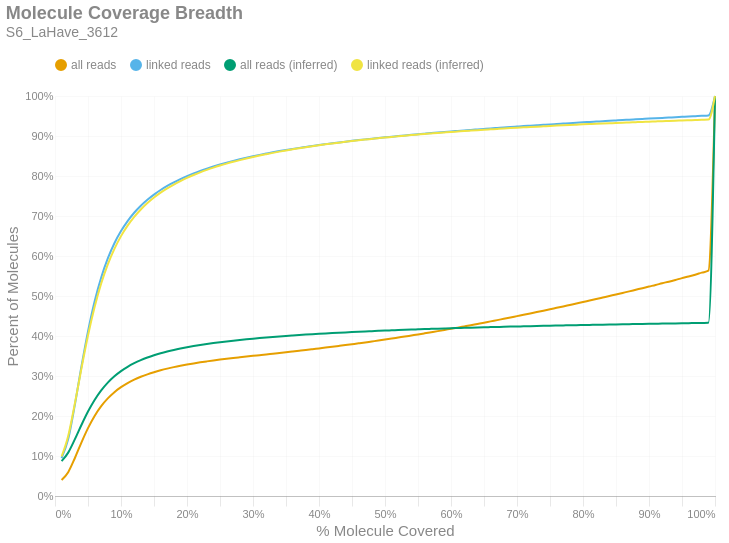

Here is the notebook cell this chart was saved with:
### Markdown cell above
### Molecule Read Coverage
This chart shows molecule coverage breadth as computed by the number of bases aligned to that molecule. In other words, "*how much of each unique long molecule is actually sequenced/aligned?*" Keep in mind there is a distinction between sequences and alignments, since some sequences belonging to a particular molecule may not align well and wouldn't appear in the alignment data. This chart also shows molecule coverage breadth as computed by the *inferred fragment* from which the aligned sequences originate. Unlike read coverage, this calculation takes into account the total insert size, including unsequenced gaps between the forward and reverse reads. Like the previous figures, these are cumulative percents.

### Code cell
if SKIPLR:
    print_html(f"Skipped")
else:
    binned_df = consolidated_hist(valids['coverage_bp'], mask, 0.01, True)
    binned_df_inf = consolidated_hist(valids['coverage_inserts'], mask, 0.01, True)
    binned_df = binned_df.with_columns(pl.lit(binned_df_inf['all reads (cumsum)']).alias('all reads (inferred)'))
    binned_df = binned_df.with_columns(pl.lit(binned_df_inf['linked reads (cumsum)']).alias('linked reads (inferred)'))
    binned_df = binned_df.with_columns(
        (pl.col('bin').cast(pl.Float64) + 0.01).alias('right_edge')
    )

    with SafeRender(binned_df):
        (
            density_plot(binned_df, 'Molecule Coverage Breadth', samplename, 'molcov', ['all reads (inferred)','linked reads (inferred)'])
            .encode(
                #x=alt.X('bin:Q', title="% Molecule Covered").axis(format = '%').scale(padding=0),
                x=alt.X('right_edge:Q', title="% Molecule Covered").axis(format='%').scale(padding=0),
                y=alt.Y('value:Q', title='Percent of Molecules')
                    .axis(format='%')
                    .stack(False)
                    .scale(domainMin=0, padding=0),
                color=alt.Color("key:N").scale(domain = ["all reads", "linked reads", "all reads (inferred)", "linked reads (inferred)"]),
                tooltip = [
                    alt.Tooltip("key:N", title = "Data Type"),
                    alt.Tooltip("range_label:N", title="% Molecule Covered"),
                    alt.Tooltip("value:Q", format = ".2%", title="% Molecules")
                ]
            )
        ).display()

### Figure 1 — Vega-Lite specification as saved in the notebook (floating-point values rounded to 4 significant figures)
{"width": "container", "height": 400, "config": {"title": {"anchor": "start", "dy": -15, "fontSize": 18, "color": "#888888", "subtitleColor": "#888888", "subtitleFontSize": 14}, "arc": {"fill": "#0072B2"}, "axis": {"domainColor": "#888888", "domainWidth": 0.5, "gridWidth": 0.2, "grid": false, "titleFontWeight": 400, "titleFontSize": 15, "labelFontSize": 11, "labelColor": "#888888", "tickColor": "#888888", "tickWidth": 0.2, "titleColor": "#888888"}, "axisBand": {"grid": false}, "axisX": {"grid": true, "tickSize": 10, "domainCap": "round"}, "axisY": {"domain": false, "grid": true, "tickSize": 0, "domainCap": "round"}, "background": "transparent", "header": {"labelFontSize": 15, "labelColor": "#888888", "titleFontSize": 15, "titleFontWeight": 600, "titleColor": "#888888"}, "legend": {"labelFont": "sans-serif", "labelFontSize": 12, "labelColor": "#888888", "symbolSize": 100, "symbolType": "circle", "titleFontSize": 12, "titlePadding": 10, "titleColor": "#888888", "title": null, "orient": "top"}, "range": {"category": ["#E69F00", "#56B4E9", "#009E73", "#F0E442", "#0072B2", "#D55E00", "#CC79A7", "#000000"], "diverging": ["#cfe8f3", "#a2d4ec", "#73bfe2", "#46abdb", "#1696d2", "#12719e"]}, "area": {"fill": "#0072B2", "fillOpacity": 0.7, "line": true, "strokeOpacity": 0.7}, "line": {"color": "#0072B2", "stroke": "#0072B2", "strokeWidth": 2}, "trail": {"color": "#0072B2", "stroke": "#0072B2", "strokeWidth": 0, "size": 1}, "point": {"filled": true, "fillOpacity": 1.0, "size": 95}, "text": {"color": "#888888", "fontSize": 11, "align": "right", "fontWeight": 400, "size": 11}, "bar": {"fill": "#0072B2", "stroke": null}, "view": {"stroke": null, "continuousWidth": 660, "continuousHeight": 400}}, "data": {"name": "data-a12f7505ce95aa7ff5845e2d962de71f"}, "mark": {"type": "line", "interpolate": "monotone", "point": {"opacity": 0, "size": 275}}, "encoding": {"color": {"field": "key", "scale": {"domain": ["all reads", "linked reads", "all reads (inferred)", "linked reads (inferred)"]}, "type": "nominal"}, "tooltip": [{"field": "key", "title": "Data Type", "type": "nominal"}, {"field": "range_label", "title": "% Molecule Covered", "type": "nominal"}, {"field": "value", "format": ".2%", "title": "% Molecules", "type": "quantitative"}], "x": {"axis": {"format": "%"}, "field": "right_edge", "scale": {"padding": 0}, "title": "% Molecule Covered", "type": "quantitative"}, "y": {"axis": {"format": "%"}, "field": "value", "scale": {"domainMin": 0, "padding": 0}, "stack": false, "title": "Percent of Molecules", "type": "quantitative"}}, "params": [{"name": "param_c36ac31b6afebe62", "select": {"type": "point", "fields": ["key"]}, "bind": "legend"}], "title": {"text": "Molecule Coverage Breadth", "subtitle": "S6_LaHave_3612"}, "transform": [{"fold": ["all reads (cumsum)", "linked reads (cumsum)", "all reads (inferred)", "linked reads (inferred)"]}, {"calculate": "replace(datum.key, ' (cumsum)', '')", "as": "key"}, {"filter": {"param": "param_c36ac31b6afebe62"}}], "usermeta": {"embedOptions": {"downloadFileName": "S6_LaHave_3612.molcov"}}, "$schema": "https://vega.github.io/schema/vega-lite/v6.1.0.json", "datasets": {"data-a12f7505ce95aa7ff5845e2d962de71f": [{"bin": "0.0", "interval": "0.0-0.01", "all reads": 0.03979, "linked reads": 0.09489, "all reads (cumsum)": 0.03979, "linked reads (cumsum)": 0.09489, "range_label": "0.0-0.01", "all reads (inferred)": 0.08717, "linked reads (inferred)": 0.09879, "right_edge": 0.01}, {"bin": "0.01", "interval": "0.01-0.02", "all reads": 0.01977, "linked reads": 0.04749, "all reads (cumsum)": 0.05956, "linked reads (cumsum)": 0.1424, "range_label": "0.01-0.02", "all reads (inferred)": 0.1085, "linked reads (inferred)": 0.15, "right_edge": 0.02}, {"bin": "0.02", "interval": "0.02-0.03", "all reads": 0.03488, "linked reads": 0.08495, "all reads (cumsum)": 0.09444, "linked reads (cumsum)": 0.2273, "range_label": "0.02-0.03", "all reads (inferred)": 0.1414, "linked reads (inferred)": 0.2302, "right_edge": 0.03}, {"bin": "0.03", "interval": "0.03-0.04", "all reads": 0.0392, "linked reads": 0.09591, "all reads (cumsum)": 0.1336, "linked reads (cumsum)": 0.3232, "range_label": "0.03-0.04", "all reads (inferred)": 0.1774, "linked reads (inferred)": 0.3184, "right_edge": 0.04}, {"bin": "0.04", "interval": "0.04-0.05", "all reads": 0.03606, "linked reads": 0.08841, "all reads (cumsum)": 0.1697, "linked reads (cumsum)": 0.4116, "range_label": "0.04-0.05", "all reads (inferred)": 0.2111, "linked reads (inferred)": 0.4011, "right_edge": 0.05}, {"bin": "0.05", "interval": "0.05-0.06", "all reads": 0.03044, "linked reads": 0.07464, "all reads (cumsum)": 0.2001, "linked reads (cumsum)": 0.4863, "range_label": "0.05-0.06", "all reads (inferred)": 0.24, "linked reads (inferred)": 0.4722, "right_edge": 0.06}, {"bin": "0.06", "interval": "0.06-0.07", "all reads": 0.02449, "linked reads": 0.06004, "all reads (cumsum)": 0.2246, "linked reads (cumsum)": 0.5463, "range_label": "0.06-0.07", "all reads (inferred)": 0.264, "linked reads (inferred)": 0.5312, "right_edge": 0.07}, {"bin": "0.07", "interval": "0.07-0.08", "all reads": 0.01943, "linked reads": 0.04759, "all reads (cumsum)": 0.2441, "linked reads (cumsum)": 0.5939, "range_label": "0.07-0.08", "all reads (inferred)": 0.2835, "linked reads (inferred)": 0.5789, "right_edge": 0.08}, {"bin": "0.08", "interval": "0.08-0.09", "all reads": 0.01553, "linked reads": 0.038, "all reads (cumsum)": 0.2596, "linked reads (cumsum)": 0.6319, "range_label": "0.08-0.09", "all reads (inferred)": 0.2993, "linked reads (inferred)": 0.6178, "right_edge": 0.09}, {"bin": "0.09", "interval": "0.09-0.1", "all reads": 0.01247, "linked reads": 0.03045, "all reads (cumsum)": 0.272, "linked reads (cumsum)": 0.6624, "range_label": "0.09-0.1", "all reads (inferred)": 0.3123, "linked reads (inferred)": 0.6497, "right_edge": 0.1}, {"bin": "0.1", "interval": "0.1-0.11", "all reads": 0.01027, "linked reads": 0.02503, "all reads (cumsum)": 0.2823, "linked reads (cumsum)": 0.6874, "range_label": "0.1-0.11", "all reads (inferred)": 0.323, "linked reads (inferred)": 0.6759, "right_edge": 0.11}, {"bin": "0.11", "interval": "0.11-0.12", "all reads": 0.00853, "linked reads": 0.02078, "all reads (cumsum)": 0.2908, "linked reads (cumsum)": 0.7082, "range_label": "0.11-0.12", "all reads (inferred)": 0.3319, "linked reads (inferred)": 0.6977, "right_edge": 0.12}, {"bin": "0.12", "interval": "0.12-0.13", "all reads": 0.007163, "linked reads": 0.01744, "all reads (cumsum)": 0.298, "linked reads (cumsum)": 0.7256, "range_label": "0.12-0.13", "all reads (inferred)": 0.3396, "linked reads (inferred)": 0.7164, "right_edge": 0.13}, {"bin": "0.13", "interval": "0.13-0.14", "all reads": 0.006132, "linked reads": 0.01491, "all reads (cumsum)": 0.3041, "linked reads (cumsum)": 0.7405, "range_label": "0.13-0.14", "all reads (inferred)": 0.3461, "linked reads (inferred)": 0.7325, "right_edge": 0.14}, {"bin": "0.14", "interval": "0.14-0.15", "all reads": 0.005336, "linked reads": 0.01296, "all reads (cumsum)": 0.3095, "linked reads (cumsum)": 0.7535, "range_label": "0.14-0.15", "all reads (inferred)": 0.3518, "linked reads (inferred)": 0.7464, "right_edge": 0.15}, {"bin": "0.15", "interval": "0.15-0.16", "all reads": 0.004718, "linked reads": 0.01143, "all reads (cumsum)": 0.3142, "linked reads (cumsum)": 0.7649, "range_label": "0.15-0.16", "all reads (inferred)": 0.3568, "linked reads (inferred)": 0.7585, "right_edge": 0.16}, {"bin": "0.16", "interval": "0.16-0.17", "all reads": 0.004204, "linked reads": 0.01016, "all reads (cumsum)": 0.3184, "linked reads (cumsum)": 0.7751, "range_label": "0.16-0.17", "all reads (inferred)": 0.3612, "linked reads (inferred)": 0.7692, "right_edge": 0.17}, {"bin": "0.17", "interval": "0.17-0.18", "all reads": 0.003757, "linked reads": 0.009049, "all reads (cumsum)": 0.3222, "linked reads (cumsum)": 0.7841, "range_label": "0.17-0.18", "all reads (inferred)": 0.3651, "linked reads (inferred)": 0.7787, "right_edge": 0.18}, {"bin": "0.18", "interval": "0.18-0.19", "all reads": 0.003391, "linked reads": 0.008135, "all reads (cumsum)": 0.3255, "linked reads (cumsum)": 0.7923, "range_label": "0.18-0.19", "all reads (inferred)": 0.3686, "linked reads (inferred)": 0.7874, "right_edge": 0.19}, {"bin": "0.19", "interval": "0.19-0.2", "all reads": 0.003097, "linked reads": 0.007411, "all reads (cumsum)": 0.3286, "linked reads (cumsum)": 0.7997, "range_label": "0.19-0.2", "all reads (inferred)": 0.3719, "linked reads (inferred)": 0.7953, "right_edge": 0.2}, {"bin": "0.2", "interval": "0.2-0.21", "all reads": 0.002828, "linked reads": 0.006744, "all reads (cumsum)": 0.3315, "linked reads (cumsum)": 0.8064, "range_label": "0.2-0.21", "all reads (inferred)": 0.3748, "linked reads (inferred)": 0.8024, "right_edge": 0.21}, {"bin": "0.21", "interval": "0.21-0.22", "all reads": 0.00265, "linked reads": 0.006276, "all reads (cumsum)": 0.3341, "linked reads (cumsum)": 0.8127, "range_label": "0.21-0.22", "all reads (inferred)": 0.3776, "linked reads (inferred)": 0.8092, "right_edge": 0.22}, {"bin": "0.22", "interval": "0.22-0.23", "all reads": 0.002416, "linked reads": 0.005689, "all reads (cumsum)": 0.3365, "linked reads (cumsum)": 0.8184, "range_label": "0.22-0.23", "all reads (inferred)": 0.3801, "linked reads (inferred)": 0.8152, "right_edge": 0.23}, {"bin": "0.23", "interval": "0.23-0.24", "all reads": 0.002304, "linked reads": 0.005391, "all reads (cumsum)": 0.3388, "linked reads (cumsum)": 0.8238, "range_label": "0.23-0.24", "all reads (inferred)": 0.3824, "linked reads (inferred)": 0.8209, "right_edge": 0.24}, {"bin": "0.24", "interval": "0.24-0.25", "all reads": 0.002148, "linked reads": 0.004968, "all reads (cumsum)": 0.341, "linked reads (cumsum)": 0.8287, "range_label": "0.24-0.25", "all reads (inferred)": 0.3845, "linked reads (inferred)": 0.8261, "right_edge": 0.25}, {"bin": "0.25", "interval": "0.25-0.26", "all reads": 0.001999, "linked reads": 0.004583, "all reads (cumsum)": 0.343, "linked reads (cumsum)": 0.8333, "range_label": "0.25-0.26", "all reads (inferred)": 0.3865, "linked reads (inferred)": 0.8309, "right_edge": 0.26}, {"bin": "0.26", "interval": "0.26-0.27", "all reads": 0.001921, "linked reads": 0.004376, "all reads (cumsum)": 0.3449, "linked reads (cumsum)": 0.8377, "range_label": "0.26-0.27", "all reads (inferred)": 0.3884, "linked reads (inferred)": 0.8355, "right_edge": 0.27}, {"bin": "0.27", "interval": "0.27-0.28", "all reads": 0.001839, "linked reads": 0.004066, "all reads (cumsum)": 0.3468, "linked reads (cumsum)": 0.8418, "range_label": "0.27-0.28", "all reads (inferred)": 0.3902, "linked reads (inferred)": 0.8397, "right_edge": 0.28}, {"bin": "0.28", "interval": "0.28-0.29", "all reads": 0.001823, "linked reads": 0.003897, "all reads (cumsum)": 0.3486, "linked reads (cumsum)": 0.8457, "range_label": "0.28-0.29", "all reads (inferred)": 0.3918, "linked reads (inferred)": 0.8437, "right_edge": 0.29}, {"bin": "0.29", "interval": "0.29-0.3", "all reads": 0.0018, "linked reads": 0.003664, "all reads (cumsum)": 0.3504, "linked reads (cumsum)": 0.8493, "range_label": "0.29-0.3", "all reads (inferred)": 0.3934, "linked reads (inferred)": 0.8475, "right_edge": 0.3}, {"bin": "0.3", "interval": "0.3-0.31", "all reads": 0.001779, "linked reads": 0.003496, "all reads (cumsum)": 0.3522, "linked reads (cumsum)": 0.8528, "range_label": "0.3-0.31", "all reads (inferred)": 0.3949, "linked reads (inferred)": 0.8512, "right_edge": 0.31}, {"bin": "0.31", "interval": "0.31-0.32", "all reads": 0.001785, "linked reads": 0.003265, "all reads (cumsum)": 0.3539, "linked reads (cumsum)": 0.8561, "range_label": "0.31-0.32", "all reads (inferred)": 0.3963, "linked reads (inferred)": 0.8546, "right_edge": 0.32}, {"bin": "0.32", "interval": "0.32-0.33", "all reads": 0.001817, "linked reads": 0.003183, "all reads (cumsum)": 0.3558, "linked reads (cumsum)": 0.8593, "range_label": "0.32-0.33", "all reads (inferred)": 0.3976, "linked reads (inferred)": 0.8578, "right_edge": 0.33}, {"bin": "0.33", "interval": "0.33-0.34", "all reads": 0.001806, "linked reads": 0.002975, "all reads (cumsum)": 0.3576, "linked reads (cumsum)": 0.8622, "range_label": "0.33-0.34", "all reads (inferred)": 0.3989, "linked reads (inferred)": 0.8609, "right_edge": 0.34}, {"bin": "0.34", "interval": "0.34-0.35", "all reads": 0.001805, "linked reads": 0.002785, "all reads (cumsum)": 0.3594, "linked reads (cumsum)": 0.865, "range_label": "0.34-0.35", "all reads (inferred)": 0.4001, "linked reads (inferred)": 0.8639, "right_edge": 0.35}, {"bin": "0.35", "interval": "0.35-0.36", "all reads": 0.001842, "linked reads": 0.002684, "all reads (cumsum)": 0.3612, "linked reads (cumsum)": 0.8677, "range_label": "0.35-0.36", "all reads (inferred)": 0.4013, "linked reads (inferred)": 0.8667, "right_edge": 0.36}, {"bin": "0.36", "interval": "0.36-0.37", "all reads": 0.001858, "linked reads": 0.002582, "all reads (cumsum)": 0.3631, "linked reads (cumsum)": 0.8703, "range_label": "0.36-0.37", "all reads (inferred)": 0.4024, "linked reads (inferred)": 0.8694, "right_edge": 0.37}, {"bin": "0.37", "interval": "0.37-0.38", "all reads": 0.001878, "linked reads": 0.002429, "all reads (cumsum)": 0.3649, "linked reads (cumsum)": 0.8727, "range_label": "0.37-0.38", "all reads (inferred)": 0.4035, "linked reads (inferred)": 0.872, "right_edge": 0.38}, {"bin": "0.38", "interval": "0.38-0.39", "all reads": 0.001987, "linked reads": 0.002454, "all reads (cumsum)": 0.3669, "linked reads (cumsum)": 0.8752, "range_label": "0.38-0.39", "all reads (inferred)": 0.4045, "linked reads (inferred)": 0.8745, "right_edge": 0.39}, {"bin": "0.39", "interval": "0.39-0.4", "all reads": 0.002033, "linked reads": 0.002337, "all reads (cumsum)": 0.369, "linked reads (cumsum)": 0.8775, "range_label": "0.39-0.4", "all reads (inferred)": 0.4055, "linked reads (inferred)": 0.8768, "right_edge": 0.4}, {"bin": "0.4", "interval": "0.4-0.41", "all reads": 0.002, "linked reads": 0.002192, "all reads (cumsum)": 0.371, "linked reads (cumsum)": 0.8797, "range_label": "0.4-0.41", "all reads (inferred)": 0.4064, "linked reads (inferred)": 0.8791, "right_edge": 0.41}, {"bin": "0.41", "interval": "0.41-0.42", "all reads": 0.002054, "linked reads": 0.002146, "all reads (cumsum)": 0.373, "linked reads (cumsum)": 0.8818, "range_label": "0.41-0.42", "all reads (inferred)": 0.4073, "linked reads (inferred)": 0.8813, "right_edge": 0.42}, {"bin": "0.42", "interval": "0.42-0.43", "all reads": 0.002103, "linked reads": 0.002066, "all reads (cumsum)": 0.3751, "linked reads (cumsum)": 0.8839, "range_label": "0.42-0.43", "all reads (inferred)": 0.4082, "linked reads (inferred)": 0.8834, "right_edge": 0.43}, {"bin": "0.43", "interval": "0.43-0.44", "all reads": 0.002136, "linked reads": 0.002004, "all reads (cumsum)": 0.3773, "linked reads (cumsum)": 0.8859, "range_label": "0.43-0.44", "all reads (inferred)": 0.409, "linked reads (inferred)": 0.8854, "right_edge": 0.44}, {"bin": "0.44", "interval": "0.44-0.45", "all reads": 0.002221, "linked reads": 0.001958, "all reads (cumsum)": 0.3795, "linked reads (cumsum)": 0.8879, "range_label": "0.44-0.45", "all reads (inferred)": 0.4098, "linked reads (inferred)": 0.8873, "right_edge": 0.45}, {"bin": "0.45", "interval": "0.45-0.46", "all reads": 0.002218, "linked reads": 0.001867, "all reads (cumsum)": 0.3817, "linked reads (cumsum)": 0.8897, "range_label": "0.45-0.46", "all reads (inferred)": 0.4106, "linked reads (inferred)": 0.8892, "right_edge": 0.46}, {"bin": "0.46", "interval": "0.46-0.47", "all reads": 0.002256, "linked reads": 0.001817, "all reads (cumsum)": 0.384, "linked reads (cumsum)": 0.8916, "range_label": "0.46-0.47", "all reads (inferred)": 0.4114, "linked reads (inferred)": 0.891, "right_edge": 0.47}, {"bin": "0.47", "interval": "0.47-0.48", "all reads": 0.002365, "linked reads": 0.001787, "all reads (cumsum)": 0.3863, "linked reads (cumsum)": 0.8933, "range_label": "0.47-0.48", "all reads (inferred)": 0.4121, "linked reads (inferred)": 0.8928, "right_edge": 0.48}, {"bin": "0.48", "interval": "0.48-0.49", "all reads": 0.002308, "linked reads": 0.001692, "all reads (cumsum)": 0.3886, "linked reads (cumsum)": 0.895, "range_label": "0.48-0.49", "all reads (inferred)": 0.4128, "linked reads (inferred)": 0.8945, "right_edge": 0.49}, {"bin": "0.49", "interval": "0.49-0.5", "all reads": 0.002596, "linked reads": 0.001706, "all reads (cumsum)": 0.3912, "linked reads (cumsum)": 0.8967, "range_label": "0.49-0.5", "all reads (inferred)": 0.4135, "linked reads (inferred)": 0.8962, "right_edge": 0.5}, {"bin": "0.5", "interval": "0.5-0.51", "all reads": 0.002286, "linked reads": 0.001558, "all reads (cumsum)": 0.3935, "linked reads (cumsum)": 0.8983, "range_label": "0.5-0.51", "all reads (inferred)": 0.4142, "linked reads (inferred)": 0.8977, "right_edge": 0.51}, {"bin": "0.51", "interval": "0.51-0.52", "all reads": 0.002592, "linked reads": 0.001567, "all reads (cumsum)": 0.3961, "linked reads (cumsum)": 0.8999, "range_label": "0.51-0.52", "all reads (inferred)": 0.4149, "linked reads (inferred)": 0.8993, "right_edge": 0.52}, {"bin": "0.52", "interval": "0.52-0.53", "all reads": 0.002542, "linked reads": 0.001538, "all reads (cumsum)": 0.3986, "linked reads (cumsum)": 0.9014, "range_label": "0.52-0.53", "all reads (inferred)": 0.4155, "linked reads (inferred)": 0.9008, "right_edge": 0.53}, {"bin": "0.53", "interval": "0.53-0.54", "all reads": 0.002642, "linked reads": 0.001523, "all reads (cumsum)": 0.4013, "linked reads (cumsum)": 0.9029, "range_label": "0.53-0.54", "all reads (inferred)": 0.4161, "linked reads (inferred)": 0.9023, "right_edge": 0.54}, {"bin": "0.54", "interval": "0.54-0.55", "all reads": 0.002622, "linked reads": 0.001494, "all reads (cumsum)": 0.4039, "linked reads (cumsum)": 0.9044, "range_label": "0.54-0.55", "all reads (inferred)": 0.4167, "linked reads (inferred)": 0.9037, "right_edge": 0.55}, {"bin": "0.55", "interval": "0.55-0.56", "all reads": 0.002734, "linked reads": 0.001454, "all reads (cumsum)": 0.4066, "linked reads (cumsum)": 0.9059, "range_label": "0.55-0.56", "all reads (inferred)": 0.4173, "linked reads (inferred)": 0.9051, "right_edge": 0.56}, {"bin": "0.56", "interval": "0.56-0.57", "all reads": 0.002786, "linked reads": 0.001439, "all reads (cumsum)": 0.4094, "linked reads (cumsum)": 0.9073, "range_label": "0.56-0.57", "all reads (inferred)": 0.4178, "linked reads (inferred)": 0.9064, "right_edge": 0.57}, {"bin": "0.57", "interval": "0.57-0.58", "all reads": 0.0028, "linked reads": 0.001398, "all reads (cumsum)": 0.4122, "linked reads (cumsum)": 0.9087, "range_label": "0.57-0.58", "all reads (inferred)": 0.4184, "linked reads (inferred)": 0.9077, "right_edge": 0.58}, {"bin": "0.58", "interval": "0.58-0.59", "all reads": 0.002874, "linked reads": 0.001355, "all reads (cumsum)": 0.4151, "linked reads (cumsum)": 0.9101, "range_label": "0.58-0.59", "all reads (inferred)": 0.4189, "linked reads (inferred)": 0.9089, "right_edge": 0.59}, {"bin": "0.59", "interval": "0.59-0.6", "all reads": 0.002919, "linked reads": 0.001323, "all reads (cumsum)": 0.418, "linked reads (cumsum)": 0.9114, "range_label": "0.59-0.6", "all reads (inferred)": 0.4194, "linked reads (inferred)": 0.9101, "right_edge": 0.6}, {"bin": "0.6", "interval": "0.6-0.61", "all reads": 0.002872, "linked reads": 0.001281, "all reads (cumsum)": 0.4209, "linked reads (cumsum)": 0.9127, "range_label": "0.6-0.61", "all reads (inferred)": 0.4199, "linked reads (inferred)": 0.9113, "right_edge": 0.61}, {"bin": "0.61", "interval": "0.61-0.62", "all reads": 0.003061, "linked reads": 0.001283, "all reads (cumsum)": 0.4239, "linked reads (cumsum)": 0.914, "range_label": "0.61-0.62", "all reads (inferred)": 0.4204, "linked reads (inferred)": 0.9125, "right_edge": 0.62}, {"bin": "0.62", "interval": "0.62-0.63", "all reads": 0.003064, "linked reads": 0.001287, "all reads (cumsum)": 0.427, "linked reads (cumsum)": 0.9152, "range_label": "0.62-0.63", "all reads (inferred)": 0.4208, "linked reads (inferred)": 0.9136, "right_edge": 0.63}, {"bin": "0.63", "interval": "0.63-0.64", "all reads": 0.003113, "linked reads": 0.001226, "all reads (cumsum)": 0.4301, "linked reads (cumsum)": 0.9165, "range_label": "0.63-0.64", "all reads (inferred)": 0.4213, "linked reads (inferred)": 0.9147, "right_edge": 0.64}, {"bin": "0.64", "interval": "0.64-0.65", "all reads": 0.003092, "linked reads": 0.001234, "all reads (cumsum)": 0.4332, "linked reads (cumsum)": 0.9177, "range_label": "0.64-0.65", "all reads (inferred)": 0.4218, "linked reads (inferred)": 0.9157, "right_edge": 0.65}, {"bin": "0.65", "interval": "0.65-0.66", "all reads": 0.00331, "linked reads": 0.001224, "all reads (cumsum)": 0.4365, "linked reads (cumsum)": 0.9189, "range_label": "0.65-0.66", "all reads (inferred)": 0.4222, "linked reads (inferred)": 0.9168, "right_edge": 0.66}, {"bin": "0.66", "interval": "0.66-0.67", "all reads": 0.003204, "linked reads": 0.00116, "all reads (cumsum)": 0.4397, "linked reads (cumsum)": 0.9201, "range_label": "0.66-0.67", "all reads (inferred)": 0.4226, "linked reads (inferred)": 0.9178, "right_edge": 0.67}, {"bin": "0.67", "interval": "0.67-0.68", "all reads": 0.00329, "linked reads": 0.001155, "all reads (cumsum)": 0.443, "linked reads (cumsum)": 0.9212, "range_label": "0.67-0.68", "all reads (inferred)": 0.4231, "linked reads (inferred)": 0.9188, "right_edge": 0.68}, {"bin": "0.68", "interval": "0.68-0.69", "all reads": 0.00325, "linked reads": 0.001178, "all reads (cumsum)": 0.4463, "linked reads (cumsum)": 0.9224, "range_label": "0.68-0.69", "all reads (inferred)": 0.4235, "linked reads (inferred)": 0.9198, "right_edge": 0.69}, {"bin": "0.69", "interval": "0.69-0.7", "all reads": 0.00339, "linked reads": 0.001144, "all reads (cumsum)": 0.4497, "linked reads (cumsum)": 0.9236, "range_label": "0.69-0.7", "all reads (inferred)": 0.4239, "linked reads (inferred)": 0.9207, "right_edge": 0.7}, {"bin": "0.7", "interval": "0.7-0.71", "all reads": 0.003341, "linked reads": 0.001139, "all reads (cumsum)": 0.453, "linked reads (cumsum)": 0.9247, "range_label": "0.7-0.71", "all reads (inferred)": 0.4242, "linked reads (inferred)": 0.9216, "right_edge": 0.71}, {"bin": "0.71", "interval": "0.71-0.72", "all reads": 0.003418, "linked reads": 0.001078, "all reads (cumsum)": 0.4564, "linked reads (cumsum)": 0.9258, "range_label": "0.71-0.72", "all reads (inferred)": 0.4246, "linked reads (inferred)": 0.9225, "right_edge": 0.72}, {"bin": "0.72", "interval": "0.72-0.73", "all reads": 0.003492, "linked reads": 0.001083, "all reads (cumsum)": 0.4599, "linked reads (cumsum)": 0.9269, "range_label": "0.72-0.73", "all reads (inferred)": 0.425, "linked reads (inferred)": 0.9234, "right_edge": 0.73}, {"bin": "0.73", "interval": "0.73-0.74", "all reads": 0.003424, "linked reads": 0.001082, "all reads (cumsum)": 0.4633, "linked reads (cumsum)": 0.9279, "range_label": "0.73-0.74", "all reads (inferred)": 0.4254, "linked reads (inferred)": 0.9243, "right_edge": 0.74}, {"bin": "0.74", "interval": "0.74-0.75", "all reads": 0.003668, "linked reads": 0.001075, "all reads (cumsum)": 0.467, "linked reads (cumsum)": 0.929, "range_label": "0.74-0.75", "all reads (inferred)": 0.4258, "linked reads (inferred)": 0.9251, "right_edge": 0.75}, {"bin": "0.75", "interval": "0.75-0.76", "all reads": 0.003442, "linked reads": 0.00102, "all reads (cumsum)": 0.4704, "linked reads (cumsum)": 0.93, "range_label": "0.75-0.76", "all reads (inferred)": 0.4261, "linked reads (inferred)": 0.926, "right_edge": 0.76}, {"bin": "0.76", "interval": "0.76-0.77", "all reads": 0.003539, "linked reads": 0.001029, "all reads (cumsum)": 0.474, "linked reads (cumsum)": 0.9311, "range_label": "0.76-0.77", "all reads (inferred)": 0.4265, "linked reads (inferred)": 0.9268, "right_edge": 0.77}, {"bin": "0.77", "interval": "0.77-0.78", "all reads": 0.003638, "linked reads": 0.001025, "all reads (cumsum)": 0.4776, "linked reads (cumsum)": 0.9321, "range_label": "0.77-0.78", "all reads (inferred)": 0.4268, "linked reads (inferred)": 0.9276, "right_edge": 0.78}, {"bin": "0.78", "interval": "0.78-0.79", "all reads": 0.003613, "linked reads": 0.0009781, "all reads (cumsum)": 0.4812, "linked reads (cumsum)": 0.9331, "range_label": "0.78-0.79", "all reads (inferred)": 0.4271, "linked reads (inferred)": 0.9283, "right_edge": 0.79}, {"bin": "0.79", "interval": "0.79-0.8", "all reads": 0.003873, "linked reads": 0.001039, "all reads (cumsum)": 0.4851, "linked reads (cumsum)": 0.9341, "range_label": "0.79-0.8", "all reads (inferred)": 0.4275, "linked reads (inferred)": 0.9291, "right_edge": 0.8}, {"bin": "0.8", "interval": "0.8-0.81", "all reads": 0.003581, "linked reads": 0.0009457, "all reads (cumsum)": 0.4887, "linked reads (cumsum)": 0.9351, "range_label": "0.8-0.81", "all reads (inferred)": 0.4278, "linked reads (inferred)": 0.9298, "right_edge": 0.81}, {"bin": "0.81", "interval": "0.81-0.82", "all reads": 0.003728, "linked reads": 0.0009699, "all reads (cumsum)": 0.4924, "linked reads (cumsum)": 0.936, "range_label": "0.81-0.82", "all reads (inferred)": 0.4281, "linked reads (inferred)": 0.9305, "right_edge": 0.82}, {"bin": "0.82", "interval": "0.82-0.83", "all reads": 0.003813, "linked reads": 0.000968, "all reads (cumsum)": 0.4962, "linked reads (cumsum)": 0.937, "range_label": "0.82-0.83", "all reads (inferred)": 0.4284, "linked reads (inferred)": 0.9312, "right_edge": 0.83}, {"bin": "0.83", "interval": "0.83-0.84", "all reads": 0.003825, "linked reads": 0.0009742, "all reads (cumsum)": 0.5001, "linked reads (cumsum)": 0.938, "range_label": "0.83-0.84", "all reads (inferred)": 0.4287, "linked reads (inferred)": 0.9319, "right_edge": 0.84}, {"bin": "0.84", "interval": "0.84-0.85", "all reads": 0.003753, "linked reads": 0.0009481, "all reads (cumsum)": 0.5038, "linked reads (cumsum)": 0.9389, "range_label": "0.84-0.85", "all reads (inferred)": 0.429, "linked reads (inferred)": 0.9326, "right_edge": 0.85}, {"bin": "0.85", "interval": "0.85-0.86", "all reads": 0.003904, "linked reads": 0.0009415, "all reads (cumsum)": 0.5077, "linked reads (cumsum)": 0.9399, "range_label": "0.85-0.86", "all reads (inferred)": 0.4293, "linked reads (inferred)": 0.9332, "right_edge": 0.86}, {"bin": "0.86", "interval": "0.86-0.87", "all reads": 0.003902, "linked reads": 0.0008885, "all reads (cumsum)": 0.5116, "linked reads (cumsum)": 0.9407, "range_label": "0.86-0.87", "all reads (inferred)": 0.4295, "linked reads (inferred)": 0.9339, "right_edge": 0.87}, {"bin": "0.87", "interval": "0.87-0.88", "all reads": 0.004019, "linked reads": 0.0009243, "all reads (cumsum)": 0.5156, "linked reads (cumsum)": 0.9417, "range_label": "0.87-0.88", "all reads (inferred)": 0.4298, "linked reads (inferred)": 0.9345, "right_edge": 0.88}, {"bin": "0.88", "interval": "0.88-0.89", "all reads": 0.003983, "linked reads": 0.0009134, "all reads (cumsum)": 0.5196, "linked reads (cumsum)": 0.9426, "range_label": "0.88-0.89", "all reads (inferred)": 0.4301, "linked reads (inferred)": 0.9352, "right_edge": 0.89}, {"bin": "0.89", "interval": "0.89-0.9", "all reads": 0.00408, "linked reads": 0.0009025, "all reads (cumsum)": 0.5237, "linked reads (cumsum)": 0.9435, "range_label": "0.89-0.9", "all reads (inferred)": 0.4304, "linked reads (inferred)": 0.9358, "right_edge": 0.9}, {"bin": "0.9", "interval": "0.9-0.91", "all reads": 0.003881, "linked reads": 0.0008924, "all reads (cumsum)": 0.5276, "linked reads (cumsum)": 0.9444, "range_label": "0.9-0.91", "all reads (inferred)": 0.4307, "linked reads (inferred)": 0.9364, "right_edge": 0.91}, {"bin": "0.91", "interval": "0.91-0.92", "all reads": 0.004423, "linked reads": 0.00089, "all reads (cumsum)": 0.532, "linked reads (cumsum)": 0.9453, "range_label": "0.91-0.92", "all reads (inferred)": 0.431, "linked reads (inferred)": 0.937, "right_edge": 0.92}, {"bin": "0.92", "interval": "0.92-0.93", "all reads": 0.003859, "linked reads": 0.0008885, "all reads (cumsum)": 0.5359, "linked reads (cumsum)": 0.9462, "range_label": "0.92-0.93", "all reads (inferred)": 0.4312, "linked reads (inferred)": 0.9376, "right_edge": 0.93}, {"bin": "0.93", "interval": "0.93-0.94", "all reads": 0.004299, "linked reads": 0.0009118, "all reads (cumsum)": 0.5402, "linked reads (cumsum)": 0.9471, "range_label": "0.93-0.94", "all reads (inferred)": 0.4315, "linked reads (inferred)": 0.9382, "right_edge": 0.94}, {"bin": "0.94", "interval": "0.94-0.95", "all reads": 0.004603, "linked reads": 0.0008518, "all reads (cumsum)": 0.5448, "linked reads (cumsum)": 0.9479, "range_label": "0.94-0.95", "all reads (inferred)": 0.4318, "linked reads (inferred)": 0.9388, "right_edge": 0.95}, {"bin": "0.95", "interval": "0.95-0.96", "all reads": 0.003925, "linked reads": 0.0008725, "all reads (cumsum)": 0.5487, "linked reads (cumsum)": 0.9488, "range_label": "0.95-0.96", "all reads (inferred)": 0.4321, "linked reads (inferred)": 0.9394, "right_edge": 0.96}, {"bin": "0.96", "interval": "0.96-0.97", "all reads": 0.004621, "linked reads": 0.0008374, "all reads (cumsum)": 0.5533, "linked reads (cumsum)": 0.9496, "range_label": "0.96-0.97", "all reads (inferred)": 0.4324, "linked reads (inferred)": 0.94, "right_edge": 0.97}, {"bin": "0.97", "interval": "0.97-0.98", "all reads": 0.005043, "linked reads": 0.000839, "all reads (cumsum)": 0.5583, "linked reads (cumsum)": 0.9505, "range_label": "0.97-0.98", "all reads (inferred)": 0.4327, "linked reads (inferred)": 0.9406, "right_edge": 0.98}, {"bin": "0.98", "interval": "0.98-0.99", "all reads": 0.004818, "linked reads": 0.0008643, "all reads (cumsum)": 0.5632, "linked reads (cumsum)": 0.9513, "range_label": "0.98-0.99", "all reads (inferred)": 0.433, "linked reads (inferred)": 0.9409, "right_edge": 0.99}, {"bin": "0.99", "interval": "0.99-1.0", "all reads": 0.4368, "linked reads": 0.04866, "all reads (cumsum)": 1.0, "linked reads (cumsum)": 1.0, "range_label": "0.99-1.0", "all reads (inferred)": 1.0, "linked reads (inferred)": 1.0, "right_edge": 1.0}]}}
